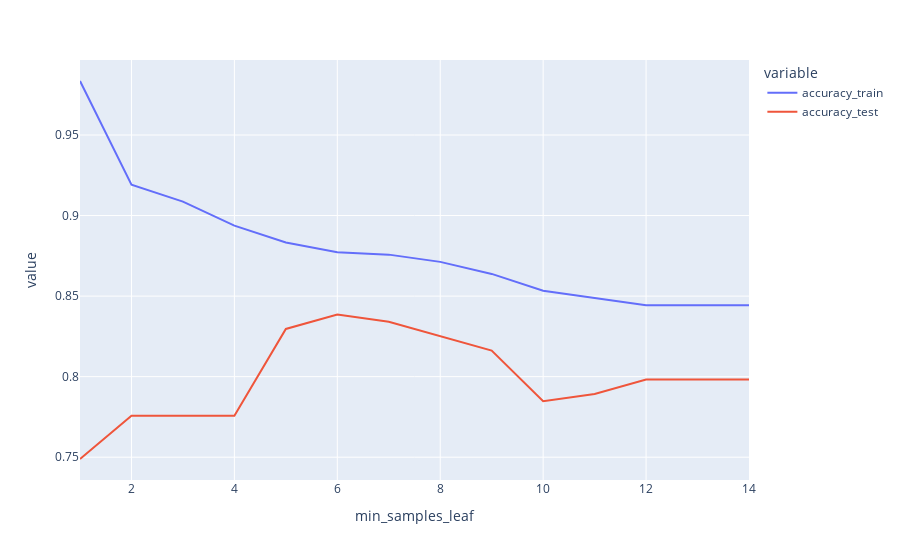

Here is the notebook cell this chart was saved with:
### Code cell
accuracy_results = []

for i in range(1, 15, 1):
    model = DecisionTreeClassifier(min_samples_leaf=i, random_state=42)
    model.fit(X_train,y_train)
    y_pred_train = model.predict(X_train)
    y_pred_test = model.predict(X_test)
    accuracy_train = np.mean(y_pred_train == y_train)
    accuracy_test = np.mean(y_pred_test == y_test)
    accuracy_results.append({'accuracy_train': accuracy_train, 'accuracy_test': accuracy_test, 'min_samples_leaf': i})

px.line(pd.DataFrame(accuracy_results).melt(id_vars='min_samples_leaf'),
        x='min_samples_leaf', y='value', color='variable')

### Figure 1 — Plotly figure (JSON) as saved in the notebook; plotly's stock layout.template omitted (floating-point values rounded to 4 significant figures)
{"data": [{"hovertemplate": "variable=accuracy_train<br>min_samples_leaf=%{x}<br>value=%{y}<extra></extra>", "legendgroup": "accuracy_train", "line": {"color": "#636efa", "dash": "solid"}, "marker": {"symbol": "circle"}, "mode": "lines", "name": "accuracy_train", "orientation": "v", "showlegend": true, "type": "scatter", "x": [1, 2, 3, 4, 5, 6, 7, 8, 9, 10, 11, 12, 13, 14], "xaxis": "x", "y": [0.9835, 0.9192, 0.9087, 0.8937, 0.8832, 0.8772, 0.8757, 0.8713, 0.8638, 0.8533, 0.8488, 0.8443, 0.8443, 0.8443], "yaxis": "y"}, {"hovertemplate": "variable=accuracy_test<br>min_samples_leaf=%{x}<br>value=%{y}<extra></extra>", "legendgroup": "accuracy_test", "line": {"color": "#EF553B", "dash": "solid"}, "marker": {"symbol": "circle"}, "mode": "lines", "name": "accuracy_test", "orientation": "v", "showlegend": true, "type": "scatter", "x": [1, 2, 3, 4, 5, 6, 7, 8, 9, 10, 11, 12, 13, 14], "xaxis": "x", "y": [0.7489, 0.7758, 0.7758, 0.7758, 0.8296, 0.8386, 0.8341, 0.8251, 0.8161, 0.7848, 0.7892, 0.7982, 0.7982, 0.7982], "yaxis": "y"}], "layout": {"legend": {"title": {"text": "variable"}, "tracegroupgap": 0}, "margin": {"t": 60}, "xaxis": {"anchor": "y", "domain": [0, 1], "title": {"text": "min_samples_leaf"}}, "yaxis": {"anchor": "x", "domain": [0, 1], "title": {"text": "value"}}}}
